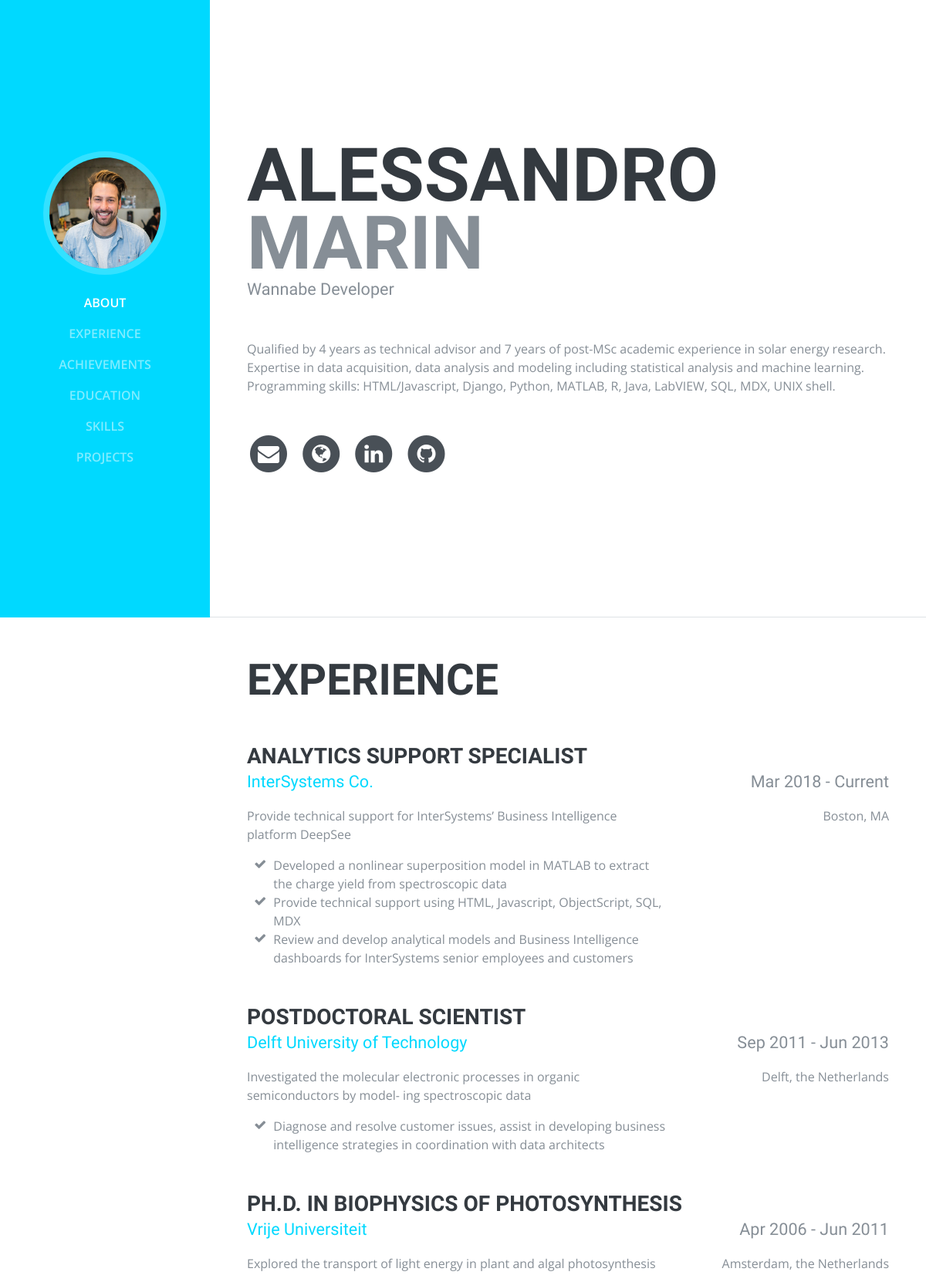
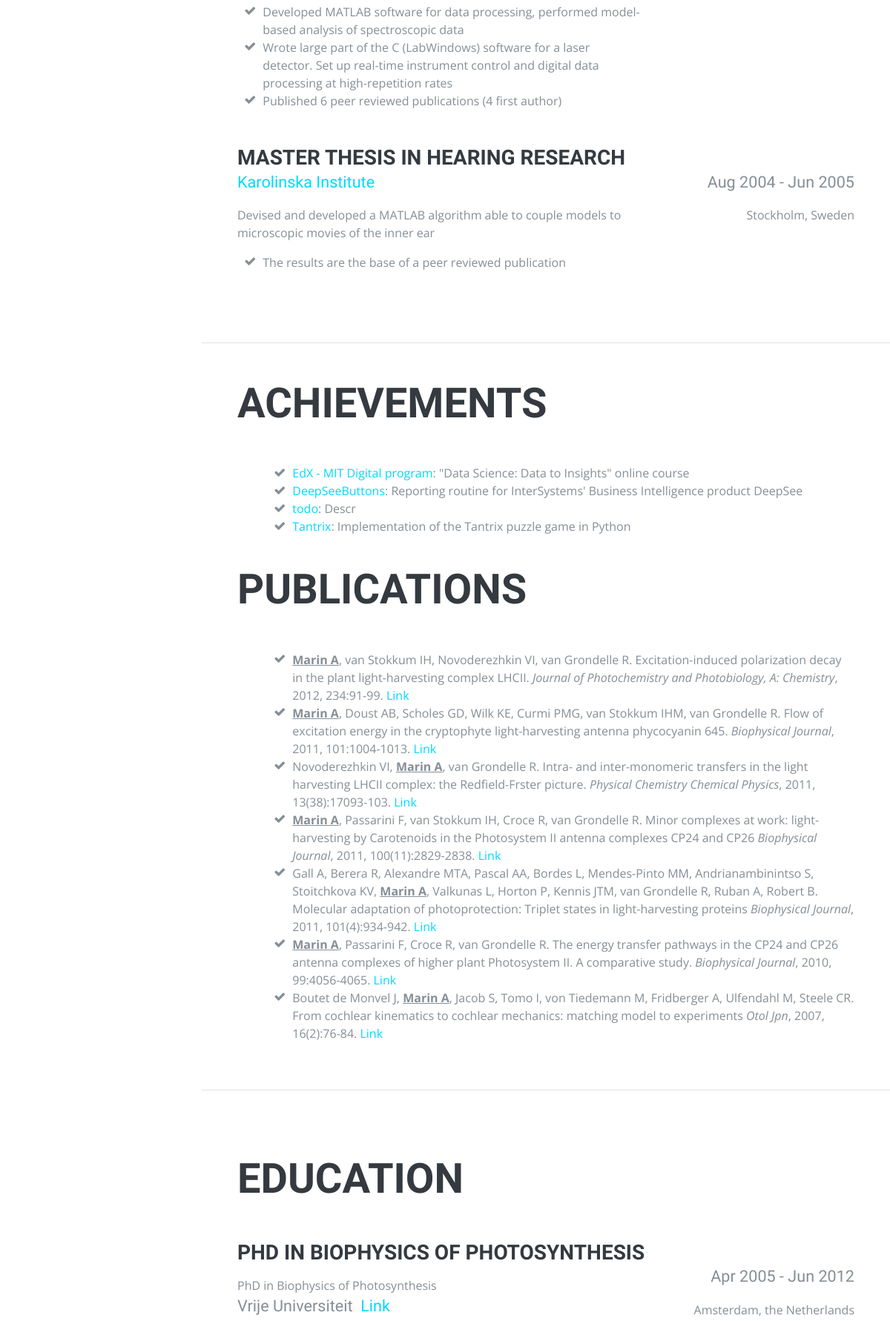
The page / (upper part) on the database its author committed (2 pictures, top to bottom).
### resume/models.py (models this page shows, shortened)
class PersonalInfo(models.Model):
    first_name = models.CharField(max_length=255)
    middle_name = models.CharField(max_length=255, blank=True)
    last_name = models.CharField(max_length=255)
    locality = models.CharField(max_length=255, help_text="e.g. city such as Boston")
    region = models.CharField(max_length=255, help_text="e.g. MA or Italy",blank=True)
    title = models.CharField(max_length=255, help_text="e.g. Developer",blank=True)
    email = models.EmailField(blank=True)
    linkedin = models.URLField(blank=True)
    facebook = models.URLField(blank=True)
    github = models.URLField(blank=True)
    site = models.URLField(blank=True)
    twittername = models.CharField(max_length=100, blank=True)
    class Meta:
        verbose_name_plural = "Personal Info"

class Overview(models.Model):
    text = models.TextField()
    class Meta:
        verbose_name_plural = "Overview"

class Job(models.Model):
    company = models.CharField(max_length=250)
    companyurl = models.URLField('Company URL')
    location = models.CharField(max_length=250)
    title = models.CharField(max_length=250)
    description = models.TextField(blank=True)
    start_date = models.DateField(blank=True,null=True)
    end_date = models.DateField(blank=True,null=True)
    is_current = models.BooleanField(default=False)
    is_public = models.BooleanField(default=True)
    company_image = models.CharField(max_length=250, blank=True,
        help_text='path to company image, local or otherwise')
    class Meta:
        db_table = 'jobs'
        ordering = ['-end_date','id']
    def formatted_start_date(self):
        if self.start_date is None:
            return None
        return self.start_date.strftime("%b %Y")
    def formatted_end_date(self):
        if self.is_current == True or self.end_date is None:
            return "Current"
        else:
            return self.end_date.strftime("%b %Y")

class JobAccomplishment(models.Model):
    description = models.TextField()
    job = models.ForeignKey('Job',on_delete=models.CASCADE)
    order = models.IntegerField(default=1)
    class Meta:
        db_table = 'jobaccomplishment'
        ordering = ['order', 'id']

class Achievement(models.Model):
    title = models.CharField(max_length=50, blank=True)
    description = models.TextField()
    order = models.IntegerField(default=1)
    url = models.URLField('URL', blank=True)
    class Meta:
        db_table = 'achievement'
        ordering = ['order', 'id']

class Publication(models.Model):
    title = models.CharField(max_length=250)
    authors = models.TextField()
    author_underlined = models.CharField(max_length=50, default="Marin A")
    journal = models.CharField(max_length=150)
    year = models.IntegerField(default=date.today().year)
    order = models.IntegerField(default=1)
    journalpages = models.TextField(blank=True)
    link = models.URLField('Publication URL', blank=True)
    class Meta:
        db_table = 'publications'
        ordering = ['-year', 'order']
    def formatted_authors(self):
        return self.authors.replace(self.author_underlined,'<span class="strong-underlined">'+self.author_underlined+'</span>')

class Education(models.Model):
    name = models.CharField(max_length=250)
    location = models.CharField(max_length=250)
    schoolurl = models.URLField('School URL', blank=True)
    start_date = models.DateField(null=True)
    end_date = models.DateField(null=True)
    degree = models.TextField(blank=True)
    description = models.TextField(blank=True)
    class Meta:
        verbose_name_plural = "Education"
        ordering = ['-end_date','id']
    def formatted_start_date(self):
        return self.start_date.strftime("%b %Y")
    def formatted_end_date(self):
        if (self.end_date == None):
            return "Current"
        else:
            return self.end_date.strftime("%b %Y")

### resume/views.py (the view)
# urls.py: url(r'^$', views.index, name='index'),
def index(request):
    site_name = RequestSite(request).domain
    personal_info = PersonalInfo.objects.all()[:1]
    overview = Overview.objects.all()[:1]
    education = Education.objects.all()
    jobaccomplishment = JobAccomplishment.objects.all()
    achievement = Achievement.objects.all()
    job_list = Job.objects.all()
    skillset = Skillset.objects.all()
    proglan = ProgrammingLanguage.objects.all()
    language = Language.objects.all()
    project = Project.objects.all()
    publication = Publication.objects.all()
    return render(request, 'resume/resume.html', {
        'site_name': site_name,
        'personal_info': personal_info,
        'overview' : overview,
        'education' : education,
        'language' : language,
        'achievement' : achievement,
        'job_list' : job_list,
        'skillset' : skillset,
        'proglan' : proglan,
        'project' : project,
        'publication' : publication,
    })

### resume/templates/resume/resume.html (shortened to what this page needs)
{% extends "resume/base.html" %}
{% block sideNav %}
{% load static %}
<nav class="navbar navbar-expand-lg navbar-dark bg-primary fixed-top" id="sideNav">
  <a class="navbar-brand js-scroll-trigger" href="#page-top">
    <span class="d-none d-lg-block">
      <img class="img-fluid img-profile rounded-circle mx-auto mb-2" src="{% static 'resume/img/profile.jpg' %}" alt="">
    </span>
  </a>
  <div class="collapse navbar-collapse" id="navbarSupportedContent">
    <ul class="navbar-nav">
      <li class="nav-item">
        <a class="nav-link js-scroll-trigger" href="#about">About</a>
      </li>
      <li class="nav-item">
        <a class="nav-link js-scroll-trigger" href="#experience">Experience</a>
      </li>
      <li class="nav-item">
        <a class="nav-link js-scroll-trigger" href="#achievements">Achievements</a>
      </li>
      <li class="nav-item">
        <a class="nav-link js-scroll-trigger" href="#education">Education</a>
      </li>
      <li class="nav-item">
        <a class="nav-link js-scroll-trigger" href="#skills">Skills</a>
      </li>
      <li class="nav-item">
        <a class="nav-link js-scroll-trigger" href="#projects">Projects</a>
      </li>
    </ul>
  </div>
</nav>
{% endblock %}
{% block content %}
{% with personal_info|first as pinfo %}
<div class="container-fluid p-0">
  <section class="resume-section p-3 p-lg-5 d-flex d-column" id="about">
    <div class="my-auto">
      <h1 class="mb-0">{{ pinfo.first_name }} {{ pinfo.middle_name }}
        <span class="text-primary">{{ pinfo.last_name}}</span>
      </h1>
      <div class="subheading mb-5">{{pinfo.title}}
      </div>
      {% with overview|first as overview %}
      <p class="mb-5">{{ overview.text|safe }}</p>
      {% endwith %}
      <ul class="list-inline list-social-icons mb-0">
        {% if pinfo.email %}
        <li class="list-inline-item">
          <a href="{{pinfo.email}}" target="_blank">
            <span class="fa-stack fa-lg">
              <i class="fa fa-circle fa-stack-2x"></i>
              <i class="fa fa-envelope fa-stack-1x fa-inverse"></i>
            </span>
          </a>
        </li>
        {% endif %}
        {% if pinfo.site %}
        <li class="list-inline-item" target="_blank">
          <a href="{{pinfo.site}}" target="_blank">
            <span class="fa-stack fa-lg">
              <i class="fa fa-circle fa-stack-2x"></i>
              <i class="fa fa-globe fa-stack-1x fa-inverse"></i>
            </span>
          </a>
        </li>
        {% endif %}
        {% if pinfo.linkedin %}
        <li class="list-inline-item">
          <a href="{{pinfo.linkedin}}" target="_blank">
            <span class="fa-stack fa-lg">
              <i class="fa fa-circle fa-stack-2x"></i>
              <i class="fa fa-linkedin fa-stack-1x fa-inverse"></i>
            </span>
          </a>
        </li>
        {% endif %}
        {% if pinfo.github %}
        <li class="list-inline-item">
          <a href="{{pinfo.github}}" target="_blank">
            <span class="fa-stack fa-lg">
              <i class="fa fa-circle fa-stack-2x"></i>
              <i class="fa fa-github fa-stack-1x fa-inverse"></i>
            </span>
          </a>
        </li>
        {% endif %}
      </ul>
    </div>
  </section>
  <section class="resume-section p-3 p-lg-5 d-flex flex-column" id="experience">
    <div class="my-auto">
      <h2 class="mb-5">Experience</h2>
      {% for job in job_list %}
      <h3 class="mb-0">{{ job.title|capfirst }}</h3>
      <div class="resume-item d-flex flex-column flex-md-row mb-5">
        <div class="resume-content mr-auto">
          <div class="subheading mb-3">
            {% if job.companyurl %}
            <a target="_blank" href="{{ job.companyurl }}">{{ job.company }}</a>
            {% else %}
            <a target="_blank" href="">{{ job.company }}</a>
            {% endif %}
          </div>
          <p>{{ job.description }}</p>
          <ul class="fa-ul mb-0">
            {% for acc in job.jobaccomplishment_set.all %}
            <li>
              <i class="fa-li fa fa-check"></i>
              {{ acc.description }}
            </li>
            {% endfor %}
          </ul>
        </div>
        <div class="resume-date text-md-right">
          <div class="subheading mb-3 text-primary">{{ job.formatted_start_date }} - {{ job.formatted_end_date }}</div>
          <p >{{ job.location }}</p>
        </div>
      </div>
      {% endfor %}
    </div>
  </section>
  <section class="resume-section p-3 p-lg-5 d-flex flex-column" id="achievements">
    <div class="my-auto">
      <h2 class="mb-5">Achievements</h2>
      <ul class="achievements">
        {% for ach in achievement %}
        <ul class="fa-ul mb-0">
          <li>
            <i class="fa-li fa fa-check"></i>
            {% if ach.title %}
            <a href="{{ ach.url}}" target="_block">{{ ach.title }}</a>:
            {%endif%}
            {{ ach.description|capfirst|safe }}
          </li>
        </ul>
        {% endfor %}
      </ul>
      <br>
      {% if publication %}
      <div class="my-auto">
          <h2 class="mb-5">Publications</h2>
          <ul class="achievements">
            {% for pub in publication %}
            <ul class="fa-ul mb-0">
              <li >
                <i class="fa-li fa fa-check" style="display:block;"></i>
                {{ pub.formatted_authors|safe }} {{ pub.title }}
                  <span class="italic">{{ pub.journal }}</span>, {{ pub.year }},
                {{ pub.journalpages }}.
                <a target="_blank" href="{{ pub.link }}">Link</a>
              </li>
            </ul>
            {% endfor %}
          </ul>
      </div>
      {% endif %}
    </section>
  <section class="resume-section p-3 p-lg-5 d-flex flex-column" id="education">
    <div class="my-auto">
      <h2 class="mb-5">Education</h2>
      {% for edu in education %}
      <h3 class="mb-0">{{ edu.degree }}</h3>
      <div class="resume-item d-flex flex-column flex-md-row mb-5">
        <div class="resume-content mr-auto">
          <p class="mb-0">{{ edu.degree }}</p>
          <div class="subheading mb-3">{{ edu.name }}
            {% if edu.schoolurl %}
            <a href="{{ edu.schoolurl }}" target="_blank">&nbsp;Link</a>
            {% endif %}
          </div>
        </div>
      <div class="resume-date text-md-right">
        <div class="subheading mb-3 text-primary">{{ edu.formatted_start_date }} - {{ edu.formatted_end_date }}</div>
        <p >{{ edu.location }}</p>
      </div>
    </div>
    {% endfor %}
    </div>
  </section>
      {% regroup proglan|dictsortreversed:"level" by level as level_list %}
      {% regroup language|dictsortreversed:"level" by level as level_list %}
  <br>
{% endwith %}
{% endblock %}

### resume/static/resume/css/resume2.css (style rules this page uses)
.subheading { text-transform: none; }
.subheading { text-transform:none;font-weight:500;font-family:'Saira Extra Condensed',serif;font-size:1.35rem }
.bg-primary { background-color:rgb(0, 217, 255)!important }
.text-primary { color:rgb(0, 217, 255)!important }
.text-primary { color:#868e96!important }
a { color:rgb(0, 217, 255) }
.strong-underlined { font-weight: bolder; text-decoration: underline; }
.italic { font-style: italic; }

### rows shown on the page
PersonalInfo: first_name "ALESSANDRO", last_name "MARIN", title "Wannabe Developer"
Overview: text "Qualified by 4 years as technical advisor and 7 years of post-MSc academic experience in solar energy research. Expertise in data acquisition, data analysis and modeling including statistical analysis and machine learning. Programming skills: HTML/Javascript, Django, Python, MATLAB, R, Java, LabVIEW, SQL, MDX, UNIX shell."
Job: title "ANALYTICS SUPPORT SPECIALIST", company "InterSystems Co.", description "Provide technical support for InterSystems’ Business Intelligence platform DeepSee", formatted_start_date "Mar 2018", formatted_end_date "Current", location "Boston, MA"
JobAccomplishment: description "Developed a nonlinear superposition model in MATLAB to extract the charge yield from spectroscopic data"
JobAccomplishment: description "Provide technical support using HTML, Javascript, ObjectScript, SQL, MDX"
JobAccomplishment: description "Review and develop analytical models and Business Intelligence dashboards for InterSystems senior employees and customers"
Job: title "POSTDOCTORAL SCIENTIST", company "Delft University of Technology", description "Investigated the molecular electronic processes in organic semiconductors by model- ing spectroscopic data", formatted_start_date "Sep 2011", formatted_end_date "Jun 2013", location "Delft, the Netherlands"
JobAccomplishment: description "Diagnose and resolve customer issues, assist in developing business intelligence strategies in coordination with data architects"
Job: title "PH.D. IN BIOPHYSICS OF PHOTOSYNTHESIS", company "Vrije Universiteit", description "Explored the transport of light energy in plant and algal photosynthesis", formatted_start_date "Apr 2006", formatted_end_date "Jun 2011", location "Amsterdam, the Netherlands"
JobAccomplishment: description "Developed MATLAB software for data processing, performed model-based analysis of spectroscopic data"
JobAccomplishment: description "Wrote large part of the C (LabWindows) software for a laser detector. Set up real-time instrument control and digital data processing at high-repetition rates"
JobAccomplishment: description "Published 6 peer reviewed publications (4 first author)"
Job: title "MASTER THESIS IN HEARING RESEARCH", company "Karolinska Institute", description "Devised and developed a MATLAB algorithm able to couple models to microscopic movies of the inner ear", formatted_start_date "Aug 2004", formatted_end_date "Jun 2005", location "Stockholm, Sweden"
JobAccomplishment: description "The results are the base of a peer reviewed publication"
Achievement: title "EdX - MIT Digital program", description "\"Data Science: Data to Insights\" online course"
Achievement: title "DeepSeeButtons", description "Reporting routine for InterSystems' Business Intelligence product DeepSee"
Achievement: title "todo", description "Descr"
Achievement: title "Tantrix", description "Implementation of the Tantrix puzzle game in Python"
Publication: formatted_authors "Marin A , van Stokkum IH, Novoderezhkin VI, van Grondelle R.", title "Excitation-induced polarization decay in the plant light-harvesting complex LHCII.", journal "Journal of Photochemistry and Photobiology, A: Chemistry", year "2012", journalpages "234:91-99"
Publication: formatted_authors "Marin A , Doust AB, Scholes GD, Wilk KE, Curmi PMG, van Stokkum IHM, van Grondelle R.", title "Flow of excitation energy in the cryptophyte light-harvesting antenna phycocyanin 645.", journal "Biophysical Journal", year "2011", journalpages "101:1004-1013"
Publication: formatted_authors "Novoderezhkin VI, Marin A , van Grondelle R.", title "Intra- and inter-monomeric transfers in the light harvesting LHCII complex: the Redfield-Frster picture.", journal "Physical Chemistry Chemical Physics", year "2011", journalpages "13(38):17093-103"
Publication: formatted_authors "Marin A , Passarini F, van Stokkum IH, Croce R, van Grondelle R.", title "Minor complexes at work: light-harvesting by Carotenoids in the Photosystem II antenna complexes CP24 and CP26", journal "Biophysical Journal", year "2011", journalpages "100(11):2829-2838"
Publication: formatted_authors "Gall A, Berera R, Alexandre MTA, Pascal AA, Bordes L, Mendes-Pinto MM, Andrianambinintso S, Stoitchkova KV, Marin A , Valkunas L, Horton P, Kennis JTM, van Grondelle R, Ruban A, Robert B.", title "Molecular adaptation of photoprotection: Triplet states in light-harvesting proteins", journal "Biophysical Journal", year "2011", journalpages "101(4):934-942"
Publication: formatted_authors "Marin A , Passarini F, Croce R, van Grondelle R.", title "The energy transfer pathways in the CP24 and CP26 antenna complexes of higher plant Photosystem II. A comparative study.", journal "Biophysical Journal", year "2010", journalpages "99:4056-4065"
Publication: formatted_authors "Boutet de Monvel J, Marin A , Jacob S, Tomo I, von Tiedemann M, Fridberger A, Ulfendahl M, Steele CR.", title "From cochlear kinematics to cochlear mechanics: matching model to experiments", journal "Otol Jpn", year "2007", journalpages "16(2):76-84"
Education: degree "PHD IN BIOPHYSICS OF PHOTOSYNTHESIS", degree "PhD in Biophysics of Photosynthesis", name "Vrije Universiteit", formatted_start_date "Apr 2005", formatted_end_date "Jun 2012", location "Amsterdam, the Netherlands"
